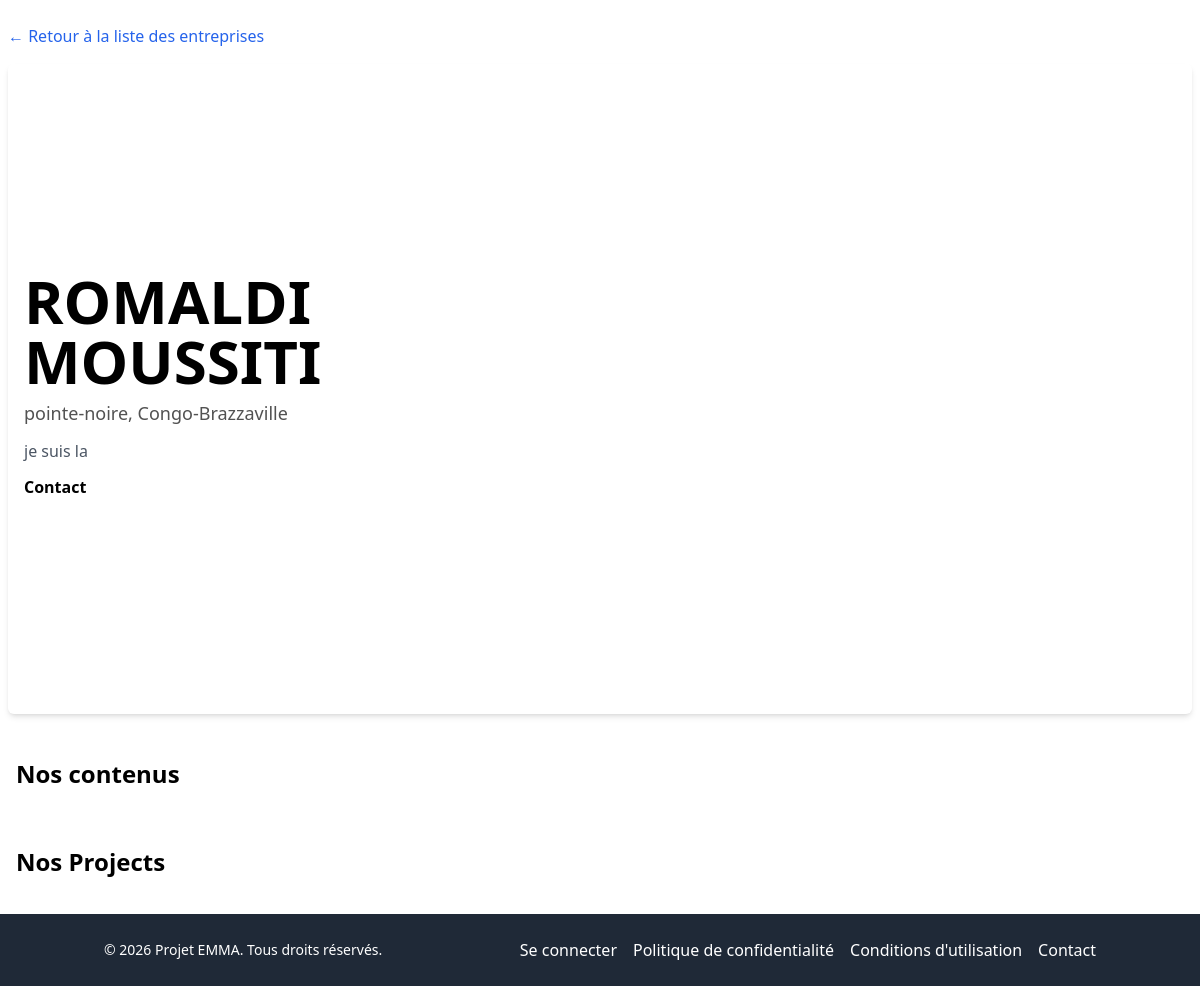
The page /entreprise/detail/2/ on the database its author committed.
### core/models.py (models this page shows, shortened)
class Entreprise(models.Model):
    name = models.CharField(max_length=255)
    description = models.TextField()
    country = models.CharField(max_length=100)
    city = models.CharField(max_length=100)
    created_at = models.DateTimeField(auto_now_add=True)
    updated_at = models.DateTimeField(auto_now=True)
    email = models.EmailField()
    is_active = models.BooleanField(default=True)
    user = models.ForeignKey(User, on_delete=models.CASCADE, related_name='entreprises')

### core/home_view.py (the view)
# urls.py: path('entreprise/detail/<int:pk>/', home_view.entreprise_detail_public, name='entreprise_detail_public'),
def entreprise_detail_public(request, pk):
    try:
        entreprise = Entreprise.objects.prefetch_related('adresses', 'contacts', 'contenus').get(pk=pk, is_active=True)
    except Entreprise.DoesNotExist:
        return HttpResponse("Entreprise not found", status=404)
    context = {
        "entreprise": entreprise
    }
    return render(request, "core/public_view/home/entreprise_detail.html", context)

### core/templates/core/public_view/home/entreprise_detail.html (shortened to what this page needs)
{% extends "core/public_view/base.html" %}
{% block content %}
    <div class="lg:max-w-7xl m-auto py-6 px-2 flex flex-col gap-4">
        <a href="{% url 'core:list_entreprise_public' %}" class="text-blue-600 hover:underline">&larr; Retour à la liste des entreprises</a>
        <div>
            <div class="lg:h-[650px] flex max-sm:flex-col gap-2 mx-auto shadow-md px-4 py-3 rounded-md ">
                <div class="lg:w-2/5 flex flex-col justify-center items-start">
                    <h1 class="text-4xl lg:text-6xl font-bold">{{ entreprise.name|upper }}</h1>
                    <div>
                        <p class="text-neutral-600 lg:mt-2 text-lg">{{ entreprise.city }}, {{ entreprise.country }}</p>
                    </div>
                    <div class="pt-1 lg:pt-3 max-sm:hidden">
                        <p class="text-gray-600">{{entreprise.description|truncatewords:50}}</p>
                    </div>
                    <div class="pt-3 flex flex-col gap-2 max-sm:hidden">
                        <h3 class="font-semibold text-base">Contact</h3>
                    </div>
                </div>
                <div class=" relative lg:w-3/5 flex items-center justify-center ">
                </div>
            </div>
        </div>
        <div class="px-2 py-3 text-2xl font-semibold mt-4">
            <h2>Nos contenus</h2>
        </div>
        <div class="px-2 py-3 text-2xl font-semibold mt-4">
            <h2>Nos Projects</h2>
        </div>
    </div>
{% endblock content %}

### rows shown on the page
Entreprise: name "ROMALDI MOUSSITI", city "pointe-noire", country "Congo-Brazzaville", description "je suis la"
